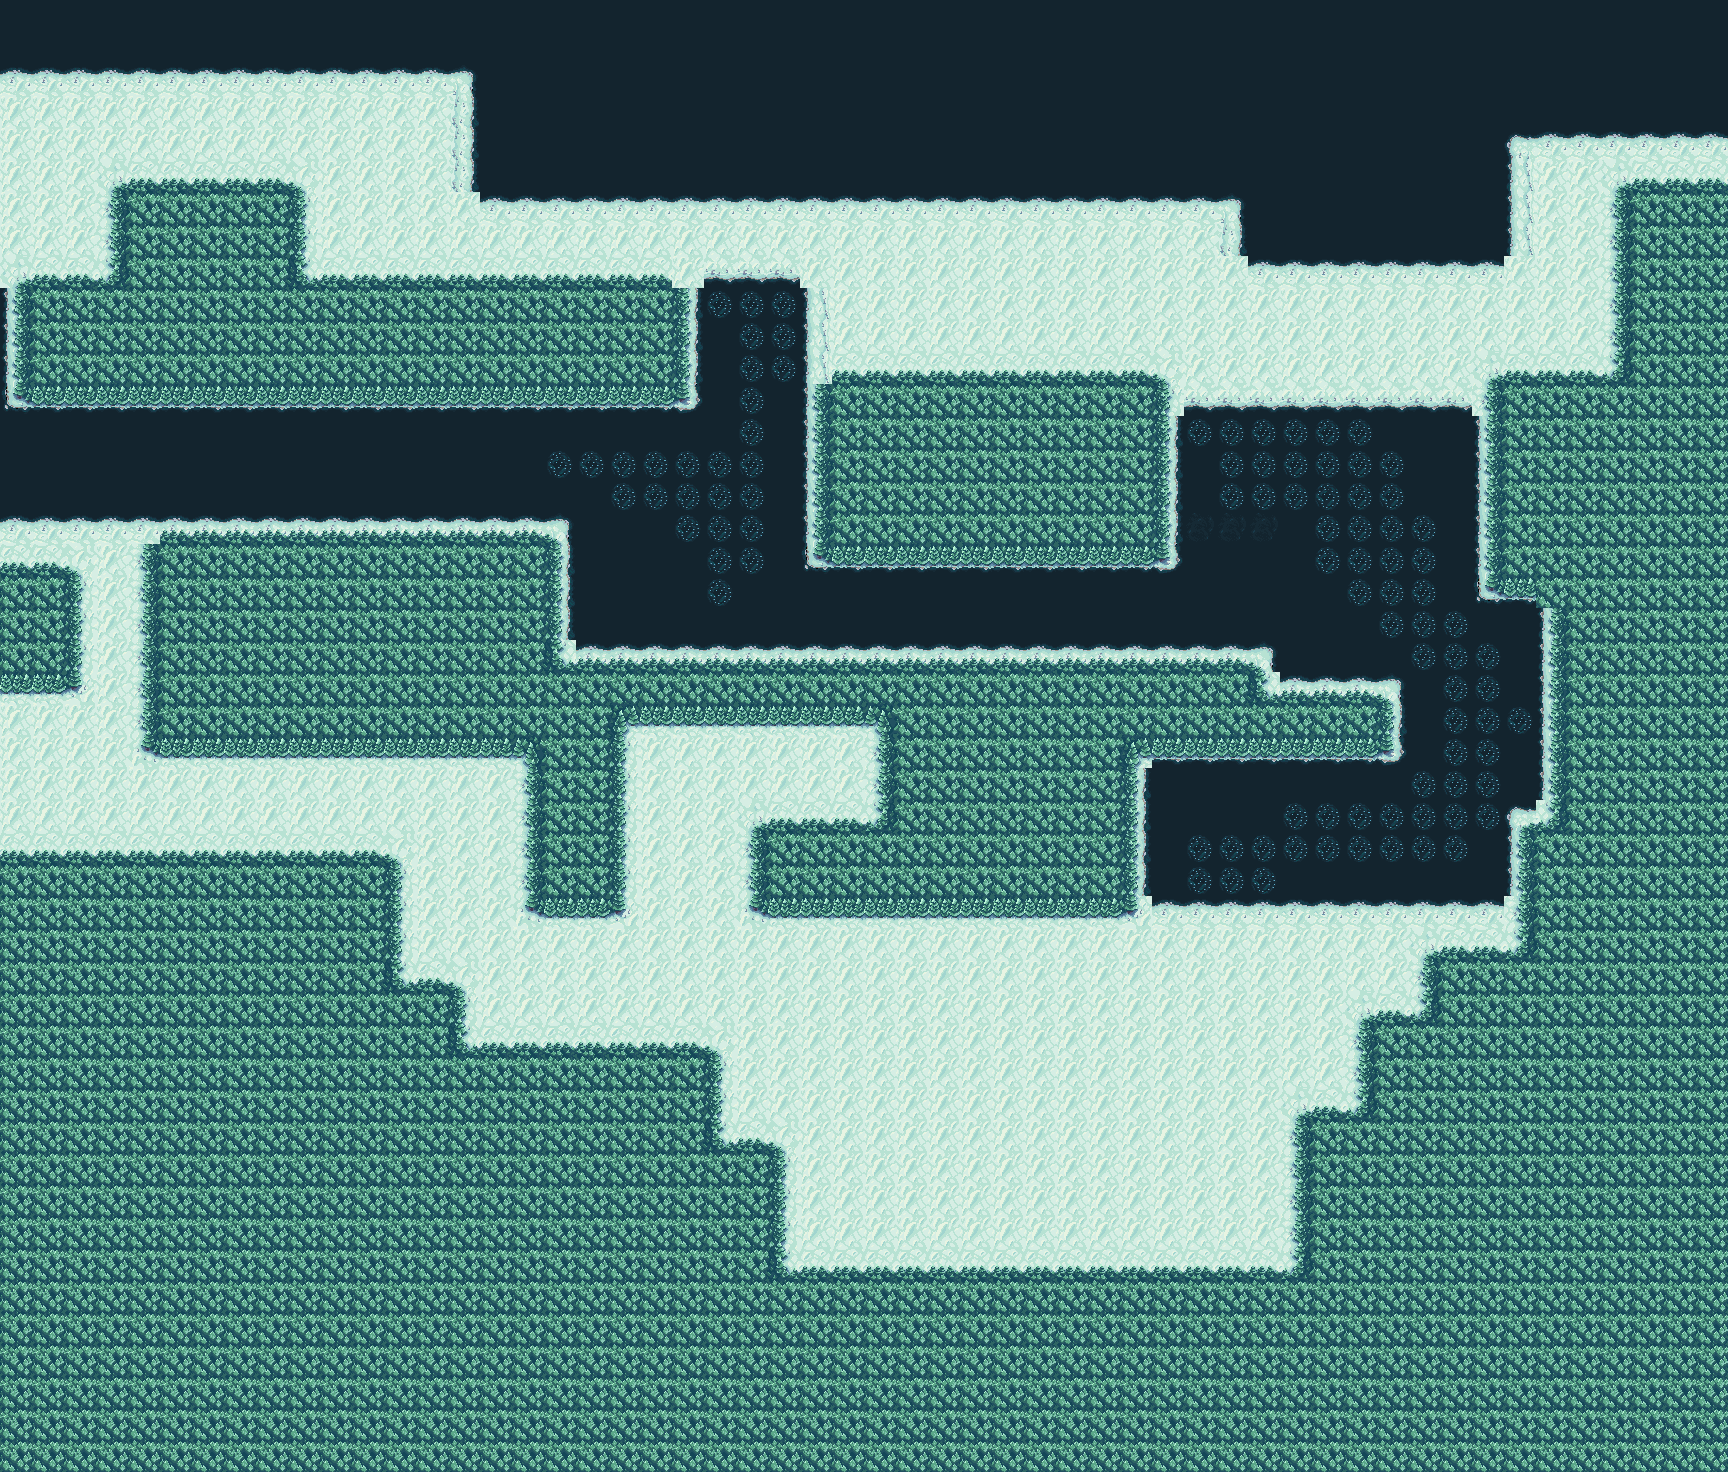

Tiled map render using the project's own tile images. Description and the map definition, with tile-layer contents summarised, below:
An orthogonal 54x46 tile map with 32x32 px tiles, 1 tile layer (Capa de patrones 1), 3 tilesets.

<map version="1.10" tiledversion="1.10.1" orientation="orthogonal" renderorder="right-down" width="54" height="46" tilewidth="32" tileheight="32" infinite="0" nextlayerid="2" nextobjectid="1">
 <properties>
  <property name="Draw" type="bool" value="true" />
 </properties>
 <tileset firstgid="1" name="tileset3" tilewidth="32" tileheight="32" tilecount="48" columns="8">
  <image source="../Textures/tileset3.png" width="256" height="192" />
 </tileset>
 <tileset firstgid="49" name="tilesetinversa" tilewidth="32" tileheight="32" tilecount="48" columns="8">
  <image source="../Textures/tilesetinversa.png" width="256" height="192" />
 </tileset>
 <tileset firstgid="97" name="arbolagua" tilewidth="32" tileheight="32" tilecount="48" columns="8">
  <image source="../Textures/arbolagua.png" width="256" height="192" />
 </tileset>
 <layer id="1" name="Capa de patrones 1" width="54" height="46">
  <properties>
   <property name="Draw" type="bool" value="true" />
  </properties>
  <data>[2484 cells, 2484 non-empty, 36 distinct tile ids]</data>
 </layer>
</map>